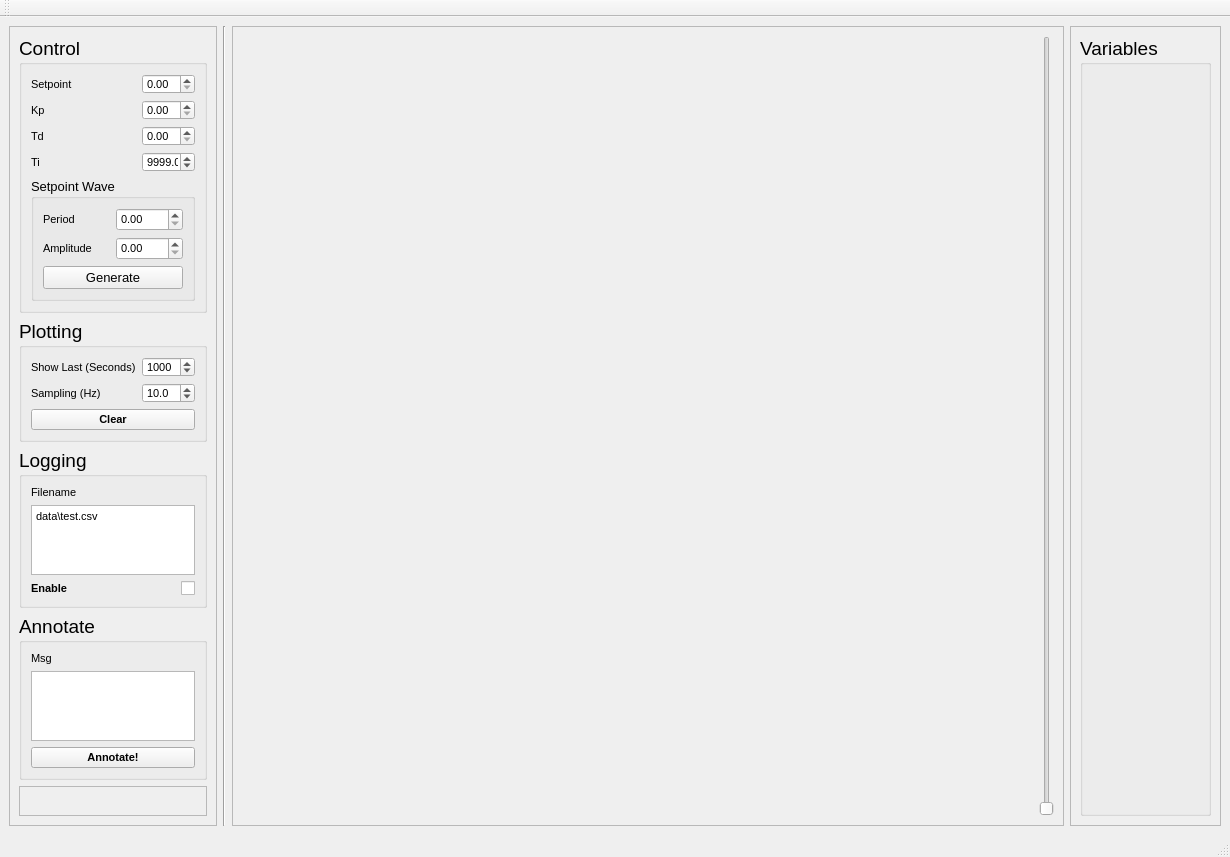
<?xml version="1.0" encoding="UTF-8"?>
<ui version="4.0">
 <class>MainWindow</class>
 <widget class="QMainWindow" name="MainWindow">
  <property name="geometry">
   <rect>
    <x>0</x>
    <y>0</y>
    <width>1230</width>
    <height>857</height>
   </rect>
  </property>
  <property name="windowTitle">
   <string>Temperature Logger</string>
  </property>
  <property name="windowIcon">
   <iconset>
    <normaloff>../../../../TemperatureLogger/img/temperature.png</normaloff>../../../../TemperatureLogger/img/temperature.png</iconset>
  </property>
  <widget class="QWidget" name="centralwidget">
   <layout class="QHBoxLayout" name="horizontalLayout">
    <item>
     <widget class="QFrame" name="frame">
      <property name="sizePolicy">
       <sizepolicy hsizetype="Preferred" vsizetype="Preferred">
        <horstretch>2</horstretch>
        <verstretch>0</verstretch>
       </sizepolicy>
      </property>
      <property name="frameShape">
       <enum>QFrame::StyledPanel</enum>
      </property>
      <property name="frameShadow">
       <enum>QFrame::Raised</enum>
      </property>
      <layout class="QVBoxLayout" name="verticalLayout_8">
       <item>
        <widget class="QGroupBox" name="Control">
         <property name="sizePolicy">
          <sizepolicy hsizetype="Preferred" vsizetype="Preferred">
           <horstretch>0</horstretch>
           <verstretch>0</verstretch>
          </sizepolicy>
         </property>
         <property name="font">
          <font>
           <pointsize>14</pointsize>
          </font>
         </property>
         <property name="title">
          <string>Control</string>
         </property>
         <layout class="QVBoxLayout" name="verticalLayout_6">
          <item>
           <layout class="QHBoxLayout" name="horizontalLayout_9">
            <item>
             <widget class="QLabel" name="label_9">
              <property name="sizePolicy">
               <sizepolicy hsizetype="Preferred" vsizetype="Preferred">
                <horstretch>4</horstretch>
                <verstretch>0</verstretch>
               </sizepolicy>
              </property>
              <property name="font">
               <font>
                <pointsize>8</pointsize>
               </font>
              </property>
              <property name="text">
               <string>Setpoint</string>
              </property>
             </widget>
            </item>
            <item>
             <widget class="QDoubleSpinBox" name="Setpoint">
              <property name="sizePolicy">
               <sizepolicy hsizetype="Preferred" vsizetype="Preferred">
                <horstretch>6</horstretch>
                <verstretch>0</verstretch>
               </sizepolicy>
              </property>
              <property name="minimumSize">
               <size>
                <width>0</width>
                <height>0</height>
               </size>
              </property>
              <property name="maximumSize">
               <size>
                <width>53</width>
                <height>20</height>
               </size>
              </property>
              <property name="font">
               <font>
                <pointsize>8</pointsize>
               </font>
              </property>
              <property name="decimals">
               <number>2</number>
              </property>
              <property name="maximum">
               <double>99999.000000000000000</double>
              </property>
              <property name="value">
               <double>0.000000000000000</double>
              </property>
             </widget>
            </item>
           </layout>
          </item>
          <item>
           <layout class="QHBoxLayout" name="horizontalLayout_6">
            <item>
             <widget class="QLabel" name="label_5">
              <property name="font">
               <font>
                <pointsize>8</pointsize>
               </font>
              </property>
              <property name="text">
               <string>Kp</string>
              </property>
             </widget>
            </item>
            <item>
             <widget class="QDoubleSpinBox" name="Kp">
              <property name="maximumSize">
               <size>
                <width>53</width>
                <height>20</height>
               </size>
              </property>
              <property name="font">
               <font>
                <pointsize>8</pointsize>
               </font>
              </property>
              <property name="decimals">
               <number>2</number>
              </property>
              <property name="maximum">
               <double>99999.000000000000000</double>
              </property>
              <property name="value">
               <double>0.000000000000000</double>
              </property>
             </widget>
            </item>
           </layout>
          </item>
          <item>
           <layout class="QHBoxLayout" name="horizontalLayout_8">
            <item>
             <widget class="QLabel" name="label_8">
              <property name="font">
               <font>
                <pointsize>8</pointsize>
               </font>
              </property>
              <property name="text">
               <string>Td</string>
              </property>
             </widget>
            </item>
            <item>
             <widget class="QDoubleSpinBox" name="Td">
              <property name="maximumSize">
               <size>
                <width>53</width>
                <height>20</height>
               </size>
              </property>
              <property name="font">
               <font>
                <pointsize>8</pointsize>
               </font>
              </property>
              <property name="decimals">
               <number>2</number>
              </property>
              <property name="maximum">
               <double>99999.000000000000000</double>
              </property>
              <property name="value">
               <double>0.000000000000000</double>
              </property>
             </widget>
            </item>
           </layout>
          </item>
          <item>
           <layout class="QHBoxLayout" name="horizontalLayout_7">
            <item>
             <widget class="QLabel" name="label_7">
              <property name="font">
               <font>
                <pointsize>8</pointsize>
               </font>
              </property>
              <property name="text">
               <string>Ti</string>
              </property>
             </widget>
            </item>
            <item>
             <widget class="QDoubleSpinBox" name="Ti">
              <property name="maximumSize">
               <size>
                <width>53</width>
                <height>20</height>
               </size>
              </property>
              <property name="font">
               <font>
                <pointsize>8</pointsize>
               </font>
              </property>
              <property name="decimals">
               <number>2</number>
              </property>
              <property name="minimum">
               <double>0.000000000000000</double>
              </property>
              <property name="maximum">
               <double>99999.000000000000000</double>
              </property>
              <property name="value">
               <double>9999.000000000000000</double>
              </property>
             </widget>
            </item>
           </layout>
          </item>
          <item>
           <widget class="QGroupBox" name="groupBox_2">
            <property name="font">
             <font>
              <pointsize>10</pointsize>
             </font>
            </property>
            <property name="title">
             <string>Setpoint Wave</string>
            </property>
            <layout class="QVBoxLayout" name="verticalLayout_9">
             <item>
              <layout class="QHBoxLayout" name="horizontalLayout_10">
               <item>
                <widget class="QLabel" name="label_10">
                 <property name="font">
                  <font>
                   <pointsize>8</pointsize>
                  </font>
                 </property>
                 <property name="text">
                  <string>Period</string>
                 </property>
                </widget>
               </item>
               <item>
                <widget class="QDoubleSpinBox" name="squareperiod">
                 <property name="font">
                  <font>
                   <pointsize>8</pointsize>
                  </font>
                 </property>
                </widget>
               </item>
              </layout>
             </item>
             <item>
              <layout class="QHBoxLayout" name="horizontalLayout_11">
               <item>
                <widget class="QLabel" name="label_11">
                 <property name="font">
                  <font>
                   <pointsize>8</pointsize>
                  </font>
                 </property>
                 <property name="text">
                  <string>Amplitude</string>
                 </property>
                </widget>
               </item>
               <item>
                <widget class="QDoubleSpinBox" name="squareamp">
                 <property name="font">
                  <font>
                   <pointsize>8</pointsize>
                  </font>
                 </property>
                </widget>
               </item>
              </layout>
             </item>
             <item>
              <widget class="QPushButton" name="squaregen">
               <property name="text">
                <string>Generate</string>
               </property>
               <property name="checkable">
                <bool>true</bool>
               </property>
              </widget>
             </item>
            </layout>
           </widget>
          </item>
         </layout>
        </widget>
       </item>
       <item>
        <widget class="QGroupBox" name="Plotting">
         <property name="sizePolicy">
          <sizepolicy hsizetype="Preferred" vsizetype="Preferred">
           <horstretch>0</horstretch>
           <verstretch>1</verstretch>
          </sizepolicy>
         </property>
         <property name="font">
          <font>
           <pointsize>14</pointsize>
          </font>
         </property>
         <property name="title">
          <string>Plotting</string>
         </property>
         <layout class="QVBoxLayout" name="verticalLayout_5">
          <item>
           <layout class="QVBoxLayout" name="verticalLayout_3">
            <item>
             <layout class="QHBoxLayout" name="horizontalLayout_2">
              <item>
               <widget class="QLabel" name="label">
                <property name="font">
                 <font>
                  <pointsize>8</pointsize>
                 </font>
                </property>
                <property name="text">
                 <string>Show Last (Seconds)</string>
                </property>
               </widget>
              </item>
              <item>
               <widget class="QDoubleSpinBox" name="Buffersize">
                <property name="maximumSize">
                 <size>
                  <width>53</width>
                  <height>20</height>
                 </size>
                </property>
                <property name="font">
                 <font>
                  <pointsize>8</pointsize>
                 </font>
                </property>
                <property name="decimals">
                 <number>0</number>
                </property>
                <property name="maximum">
                 <double>99999.000000000000000</double>
                </property>
                <property name="value">
                 <double>1000.000000000000000</double>
                </property>
               </widget>
              </item>
             </layout>
            </item>
            <item>
             <layout class="QHBoxLayout" name="horizontalLayout_3">
              <item>
               <widget class="QLabel" name="label_2">
                <property name="font">
                 <font>
                  <pointsize>8</pointsize>
                 </font>
                </property>
                <property name="text">
                 <string>Sampling (Hz)</string>
                </property>
               </widget>
              </item>
              <item>
               <widget class="QDoubleSpinBox" name="Sampling">
                <property name="maximumSize">
                 <size>
                  <width>53</width>
                  <height>20</height>
                 </size>
                </property>
                <property name="font">
                 <font>
                  <pointsize>8</pointsize>
                 </font>
                </property>
                <property name="decimals">
                 <number>1</number>
                </property>
                <property name="minimum">
                 <double>0.100000000000000</double>
                </property>
                <property name="singleStep">
                 <double>0.100000000000000</double>
                </property>
                <property name="value">
                 <double>10.000000000000000</double>
                </property>
               </widget>
              </item>
             </layout>
            </item>
           </layout>
          </item>
          <item>
           <widget class="QPushButton" name="clear">
            <property name="font">
             <font>
              <pointsize>8</pointsize>
              <weight>75</weight>
              <bold>true</bold>
             </font>
            </property>
            <property name="text">
             <string>Clear</string>
            </property>
           </widget>
          </item>
         </layout>
        </widget>
       </item>
       <item>
        <widget class="QGroupBox" name="Logging">
         <property name="sizePolicy">
          <sizepolicy hsizetype="Preferred" vsizetype="Preferred">
           <horstretch>0</horstretch>
           <verstretch>1</verstretch>
          </sizepolicy>
         </property>
         <property name="font">
          <font>
           <pointsize>14</pointsize>
          </font>
         </property>
         <property name="title">
          <string>Logging</string>
         </property>
         <layout class="QVBoxLayout" name="verticalLayout_2">
          <item>
           <layout class="QVBoxLayout" name="verticalLayout">
            <item>
             <widget class="QLabel" name="label_3">
              <property name="font">
               <font>
                <pointsize>8</pointsize>
               </font>
              </property>
              <property name="text">
               <string>Filename</string>
              </property>
             </widget>
            </item>
            <item>
             <widget class="QTextEdit" name="filename">
              <property name="maximumSize">
               <size>
                <width>16777215</width>
                <height>1000</height>
               </size>
              </property>
              <property name="font">
               <font>
                <pointsize>8</pointsize>
               </font>
              </property>
              <property name="html">
               <string>&lt;!DOCTYPE HTML PUBLIC &quot;-//W3C//DTD HTML 4.0//EN&quot; &quot;http://www.w3.org/TR/REC-html40/strict.dtd&quot;&gt;
&lt;html&gt;&lt;head&gt;&lt;meta name=&quot;qrichtext&quot; content=&quot;1&quot; /&gt;&lt;style type=&quot;text/css&quot;&gt;
p, li { white-space: pre-wrap; }
&lt;/style&gt;&lt;/head&gt;&lt;body style=&quot; font-family:'MS Shell Dlg 2'; font-size:8pt; font-weight:400; font-style:normal;&quot;&gt;
&lt;p style=&quot; margin-top:0px; margin-bottom:0px; margin-left:0px; margin-right:0px; -qt-block-indent:0; text-indent:0px;&quot;&gt;data\test.csv&lt;/p&gt;&lt;/body&gt;&lt;/html&gt;</string>
              </property>
             </widget>
            </item>
           </layout>
          </item>
          <item>
           <layout class="QHBoxLayout" name="horizontalLayout_5">
            <item>
             <widget class="QLabel" name="label_4">
              <property name="font">
               <font>
                <pointsize>8</pointsize>
                <weight>75</weight>
                <bold>true</bold>
               </font>
              </property>
              <property name="text">
               <string>Enable</string>
              </property>
             </widget>
            </item>
            <item>
             <widget class="QCheckBox" name="logenable">
              <property name="font">
               <font>
                <pointsize>8</pointsize>
               </font>
              </property>
              <property name="layoutDirection">
               <enum>Qt::RightToLeft</enum>
              </property>
              <property name="text">
               <string/>
              </property>
             </widget>
            </item>
           </layout>
          </item>
         </layout>
        </widget>
       </item>
       <item>
        <widget class="QGroupBox" name="Annotate">
         <property name="sizePolicy">
          <sizepolicy hsizetype="Preferred" vsizetype="Preferred">
           <horstretch>0</horstretch>
           <verstretch>1</verstretch>
          </sizepolicy>
         </property>
         <property name="font">
          <font>
           <pointsize>14</pointsize>
          </font>
         </property>
         <property name="title">
          <string>Annotate</string>
         </property>
         <layout class="QVBoxLayout" name="verticalLayout_4">
          <item>
           <widget class="QLabel" name="label_6">
            <property name="font">
             <font>
              <pointsize>8</pointsize>
             </font>
            </property>
            <property name="text">
             <string>Msg</string>
            </property>
           </widget>
          </item>
          <item>
           <widget class="QTextEdit" name="annotatemsg">
            <property name="font">
             <font>
              <pointsize>8</pointsize>
             </font>
            </property>
           </widget>
          </item>
          <item>
           <widget class="QPushButton" name="annotate">
            <property name="font">
             <font>
              <pointsize>8</pointsize>
              <weight>75</weight>
              <bold>true</bold>
             </font>
            </property>
            <property name="text">
             <string>Annotate!</string>
            </property>
           </widget>
          </item>
         </layout>
        </widget>
       </item>
       <item>
        <widget class="QFrame" name="frame_2">
         <property name="sizePolicy">
          <sizepolicy hsizetype="Preferred" vsizetype="Preferred">
           <horstretch>0</horstretch>
           <verstretch>7</verstretch>
          </sizepolicy>
         </property>
         <property name="frameShape">
          <enum>QFrame::StyledPanel</enum>
         </property>
         <property name="frameShadow">
          <enum>QFrame::Raised</enum>
         </property>
        </widget>
       </item>
      </layout>
     </widget>
    </item>
    <item>
     <widget class="Line" name="line">
      <property name="orientation">
       <enum>Qt::Vertical</enum>
      </property>
     </widget>
    </item>
    <item>
     <widget class="QFrame" name="frame_3">
      <property name="sizePolicy">
       <sizepolicy hsizetype="Preferred" vsizetype="Preferred">
        <horstretch>11</horstretch>
        <verstretch>0</verstretch>
       </sizepolicy>
      </property>
      <property name="frameShape">
       <enum>QFrame::StyledPanel</enum>
      </property>
      <property name="frameShadow">
       <enum>QFrame::Raised</enum>
      </property>
      <layout class="QHBoxLayout" name="horizontalLayout_4">
       <item>
        <widget class="QLabel" name="statusbar_2">
         <property name="sizePolicy">
          <sizepolicy hsizetype="Preferred" vsizetype="Preferred">
           <horstretch>0</horstretch>
           <verstretch>1</verstretch>
          </sizepolicy>
         </property>
         <property name="font">
          <font>
           <pointsize>14</pointsize>
          </font>
         </property>
         <property name="text">
          <string/>
         </property>
        </widget>
       </item>
       <item>
        <widget class="MplWidget" name="plot" native="true">
         <property name="sizePolicy">
          <sizepolicy hsizetype="Preferred" vsizetype="Preferred">
           <horstretch>0</horstretch>
           <verstretch>39</verstretch>
          </sizepolicy>
         </property>
        </widget>
       </item>
       <item>
        <widget class="QSlider" name="horZoom">
         <property name="orientation">
          <enum>Qt::Vertical</enum>
         </property>
        </widget>
       </item>
      </layout>
     </widget>
    </item>
    <item>
     <widget class="QFrame" name="frame_4">
      <property name="sizePolicy">
       <sizepolicy hsizetype="Preferred" vsizetype="Preferred">
        <horstretch>2</horstretch>
        <verstretch>0</verstretch>
       </sizepolicy>
      </property>
      <property name="frameShape">
       <enum>QFrame::StyledPanel</enum>
      </property>
      <property name="frameShadow">
       <enum>QFrame::Raised</enum>
      </property>
      <layout class="QVBoxLayout" name="verticalLayout_7">
       <item>
        <widget class="QGroupBox" name="groupBox">
         <property name="font">
          <font>
           <pointsize>14</pointsize>
          </font>
         </property>
         <property name="title">
          <string>Variables</string>
         </property>
         <layout class="QFormLayout" name="formLayout"/>
        </widget>
       </item>
      </layout>
     </widget>
    </item>
   </layout>
  </widget>
  <widget class="QMenuBar" name="menubar">
   <property name="geometry">
    <rect>
     <x>0</x>
     <y>0</y>
     <width>1230</width>
     <height>18</height>
    </rect>
   </property>
  </widget>
  <widget class="QStatusBar" name="statusbar"/>
  <widget class="QToolBar" name="toolBar">
   <property name="windowTitle">
    <string>toolBar</string>
   </property>
   <attribute name="toolBarArea">
    <enum>TopToolBarArea</enum>
   </attribute>
   <attribute name="toolBarBreak">
    <bool>false</bool>
   </attribute>
  </widget>
 </widget>
 <customwidgets>
  <customwidget>
   <class>MplWidget</class>
   <extends>QWidget</extends>
   <header>CustomWidgets.mplwidget</header>
   <container>1</container>
  </customwidget>
 </customwidgets>
 <resources/>
 <connections>
  <connection>
   <sender>Buffersize</sender>
   <signal>valueChanged(double)</signal>
   <receiver>MainWindow</receiver>
   <slot>eventHandler()</slot>
   <hints>
    <hint type="sourcelabel">
     <x>149</x>
     <y>313</y>
    </hint>
    <hint type="destinationlabel">
     <x>230</x>
     <y>35</y>
    </hint>
   </hints>
  </connection>
  <connection>
   <sender>Sampling</sender>
   <signal>valueChanged(double)</signal>
   <receiver>MainWindow</receiver>
   <slot>eventHandler()</slot>
   <hints>
    <hint type="sourcelabel">
     <x>149</x>
     <y>338</y>
    </hint>
    <hint type="destinationlabel">
     <x>232</x>
     <y>63</y>
    </hint>
   </hints>
  </connection>
  <connection>
   <sender>logenable</sender>
   <signal>stateChanged(int)</signal>
   <receiver>MainWindow</receiver>
   <slot>eventHandler()</slot>
   <hints>
    <hint type="sourcelabel">
     <x>150</x>
     <y>481</y>
    </hint>
    <hint type="destinationlabel">
     <x>229</x>
     <y>98</y>
    </hint>
   </hints>
  </connection>
  <connection>
   <sender>clear</sender>
   <signal>clicked()</signal>
   <receiver>MainWindow</receiver>
   <slot>eventHandler()</slot>
   <hints>
    <hint type="sourcelabel">
     <x>151</x>
     <y>361</y>
    </hint>
    <hint type="destinationlabel">
     <x>156</x>
     <y>39</y>
    </hint>
   </hints>
  </connection>
  <connection>
   <sender>horZoom</sender>
   <signal>valueChanged(int)</signal>
   <receiver>MainWindow</receiver>
   <slot>eventHandler()</slot>
   <hints>
    <hint type="sourcelabel">
     <x>1052</x>
     <y>781</y>
    </hint>
    <hint type="destinationlabel">
     <x>1066</x>
     <y>40</y>
    </hint>
   </hints>
  </connection>
  <connection>
   <sender>horZoom</sender>
   <signal>sliderMoved(int)</signal>
   <receiver>MainWindow</receiver>
   <slot>eventHandler()</slot>
   <hints>
    <hint type="sourcelabel">
     <x>1044</x>
     <y>166</y>
    </hint>
    <hint type="destinationlabel">
     <x>1026</x>
     <y>38</y>
    </hint>
   </hints>
  </connection>
  <connection>
   <sender>Setpoint</sender>
   <signal>valueChanged(double)</signal>
   <receiver>MainWindow</receiver>
   <slot>eventHandler()</slot>
   <hints>
    <hint type="sourcelabel">
     <x>107</x>
     <y>75</y>
    </hint>
    <hint type="destinationlabel">
     <x>162</x>
     <y>28</y>
    </hint>
   </hints>
  </connection>
  <connection>
   <sender>Kp</sender>
   <signal>valueChanged(double)</signal>
   <receiver>MainWindow</receiver>
   <slot>eventHandler()</slot>
   <hints>
    <hint type="sourcelabel">
     <x>126</x>
     <y>102</y>
    </hint>
    <hint type="destinationlabel">
     <x>285</x>
     <y>30</y>
    </hint>
   </hints>
  </connection>
  <connection>
   <sender>Td</sender>
   <signal>valueChanged(double)</signal>
   <receiver>MainWindow</receiver>
   <slot>eventHandler()</slot>
   <hints>
    <hint type="sourcelabel">
     <x>124</x>
     <y>122</y>
    </hint>
    <hint type="destinationlabel">
     <x>345</x>
     <y>29</y>
    </hint>
   </hints>
  </connection>
  <connection>
   <sender>Ti</sender>
   <signal>valueChanged(double)</signal>
   <receiver>MainWindow</receiver>
   <slot>eventHandler()</slot>
   <hints>
    <hint type="sourcelabel">
     <x>107</x>
     <y>148</y>
    </hint>
    <hint type="destinationlabel">
     <x>487</x>
     <y>31</y>
    </hint>
   </hints>
  </connection>
  <connection>
   <sender>squareperiod</sender>
   <signal>valueChanged(double)</signal>
   <receiver>MainWindow</receiver>
   <slot>eventHandler()</slot>
   <hints>
    <hint type="sourcelabel">
     <x>126</x>
     <y>192</y>
    </hint>
    <hint type="destinationlabel">
     <x>168</x>
     <y>165</y>
    </hint>
   </hints>
  </connection>
  <connection>
   <sender>squareamp</sender>
   <signal>valueChanged(double)</signal>
   <receiver>MainWindow</receiver>
   <slot>eventHandler()</slot>
   <hints>
    <hint type="sourcelabel">
     <x>113</x>
     <y>218</y>
    </hint>
    <hint type="destinationlabel">
     <x>169</x>
     <y>206</y>
    </hint>
   </hints>
  </connection>
  <connection>
   <sender>squaregen</sender>
   <signal>toggled(bool)</signal>
   <receiver>MainWindow</receiver>
   <slot>eventHandler()</slot>
   <hints>
    <hint type="sourcelabel">
     <x>129</x>
     <y>242</y>
    </hint>
    <hint type="destinationlabel">
     <x>168</x>
     <y>247</y>
    </hint>
   </hints>
  </connection>
  <connection>
   <sender>annotate</sender>
   <signal>clicked()</signal>
   <receiver>MainWindow</receiver>
   <slot>eventHandler()</slot>
   <hints>
    <hint type="sourcelabel">
     <x>151</x>
     <y>606</y>
    </hint>
    <hint type="destinationlabel">
     <x>219</x>
     <y>447</y>
    </hint>
   </hints>
  </connection>
 </connections>
 <slots>
  <slot>eventHandler()</slot>
 </slots>
</ui>
